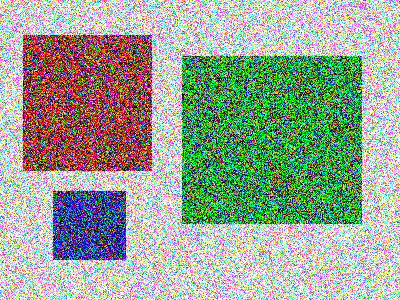
#> input picture pic2.png, 400 x 300 px
$ python Rotating.py
#> lines starting #> are read from the running program, lines starting #| are printed output that depends on the picture
import cv2 as cv
import numpy as np

img = cv.imread('pic2.png',1 )
#> img is the input picture: shape (300, 400, 3); mean B, G, R 150, 164.4, 153.8

#rotate image by angle
imgrotate = cv.rotate(img, rotateCode = 0 ) #src =img , rotate code 0 = 90 clockwise degree 1=180 degree and 2 = 270 degree
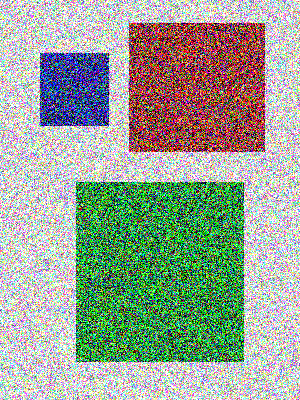
#> imgrotate: shape (400, 300, 3); mean B, G, R 150, 164.4, 153.8

#image center/shape
height , weight, channel = img.shape
#> height = 300; weight = 400; channel = 3
center = (height//2 , weight//2)
#> center = (150, 200)
#find rotation matrix and final image
rotation_matrix = cv.getRotationMatrix2D(center, 15, 0.75) #center =center, angle= 15 degree (degree can also be negative), scalling parameter = 1.0 it is for cropping area
final_rotated = cv.warpAffine(img,rotation_matrix, (weight,height) ) #src=imh, rotation matrix = rotation_matrix, warp_dst.size = (weight, height) which describe size of output
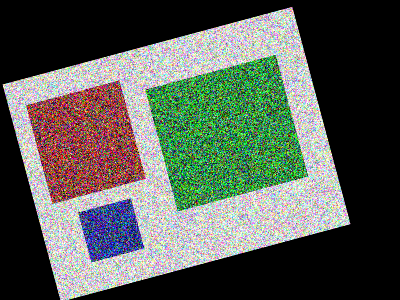
#> final_rotated: shape (300, 400, 3); mean B, G, R 84.4, 92.5, 86.5

cv.imshow("Orginal", img)
cv.imshow("imgrotate", imgrotate)
cv.imshow("final_rotated", final_rotated)
cv.waitKey(0)
cv.destroyAllWindows()

$ run again, with pic3.png copied over pic2.png
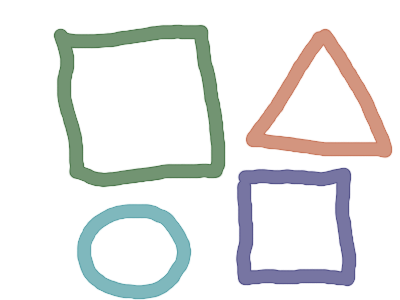
#> input picture pic3.png, 400 x 300 px
#> img is the input picture: shape (300, 400, 3); mean B, G, R 232.6, 233.5, 232.3
#> `imgrotate = cv.rotate(img, rotateCode = 0 )`:
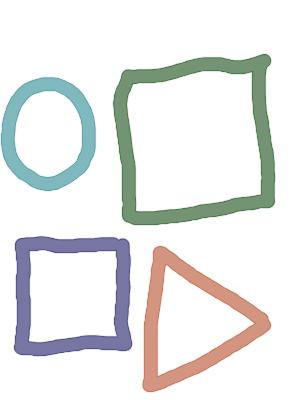
#> imgrotate: shape (400, 300, 3); mean B, G, R 232.6, 233.5, 232.3
#> `final_rotated = cv.warpAffine(img,rotation_matrix, (weight,height) )`:
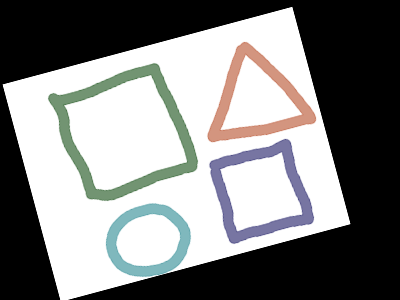
#> final_rotated: shape (300, 400, 3); mean B, G, R 130.8, 131.3, 130.6

$ run again, with gradient.png copied over pic2.png
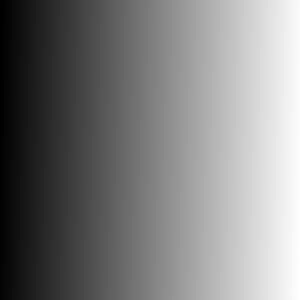
#> input picture gradient.png, 300 x 300 px
#> img is the input picture: shape (300, 300, 3); mean B, G, R 126.5, 126.5, 126.5
#> `imgrotate = cv.rotate(img, rotateCode = 0 )`:
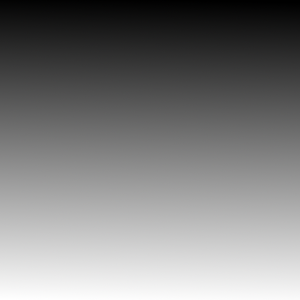
#> imgrotate: shape (300, 300, 3); mean B, G, R 126.5, 126.5, 126.5
#> `final_rotated = cv.warpAffine(img,rotation_matrix, (weight,height) )`:
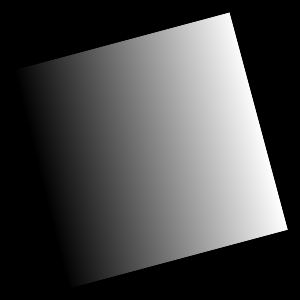
#> final_rotated: shape (300, 300, 3); mean B, G, R 71.2, 71.2, 71.2
